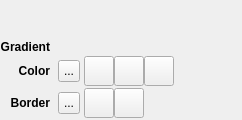
<?xml version="1.0" encoding="UTF-8"?>
<ui version="4.0">
 <class>ContextPaneWidgetRectangle</class>
 <widget class="QWidget" name="ContextPaneWidgetRectangle">
  <property name="geometry">
   <rect>
    <x>0</x>
    <y>0</y>
    <width>241</width>
    <height>120</height>
   </rect>
  </property>
  <property name="windowTitle">
   <string>Form</string>
  </property>
  <layout class="QGridLayout" name="gridLayout">
   <property name="leftMargin">
    <number>0</number>
   </property>
   <property name="topMargin">
    <number>2</number>
   </property>
   <property name="rightMargin">
    <number>2</number>
   </property>
   <property name="bottomMargin">
    <number>2</number>
   </property>
   <property name="horizontalSpacing">
    <number>4</number>
   </property>
   <property name="verticalSpacing">
    <number>2</number>
   </property>
   <item row="0" column="0">
    <widget class="QLabel" name="gradientLabel">
     <property name="font">
      <font>
       <weight>75</weight>
       <bold>true</bold>
      </font>
     </property>
     <property name="text">
      <string>Gradient</string>
     </property>
     <property name="alignment">
      <set>Qt::AlignBottom|Qt::AlignRight|Qt::AlignTrailing</set>
     </property>
    </widget>
   </item>
   <item row="0" column="1" colspan="5">
    <widget class="QmlEditorWidgets::GradientLine" name="gradientLine" native="true">
     <property name="minimumSize">
      <size>
       <width>160</width>
       <height>50</height>
      </size>
     </property>
     <property name="maximumSize">
      <size>
       <width>240</width>
       <height>16777215</height>
      </size>
     </property>
    </widget>
   </item>
   <item row="1" column="0">
    <widget class="QLabel" name="label_2">
     <property name="font">
      <font>
       <weight>75</weight>
       <bold>true</bold>
      </font>
     </property>
     <property name="text">
      <string>Color</string>
     </property>
     <property name="alignment">
      <set>Qt::AlignRight|Qt::AlignTrailing|Qt::AlignVCenter</set>
     </property>
    </widget>
   </item>
   <item row="1" column="2">
    <widget class="QmlEditorWidgets::ColorButton" name="colorColorButton">
     <property name="minimumSize">
      <size>
       <width>22</width>
       <height>22</height>
      </size>
     </property>
     <property name="maximumSize">
      <size>
       <width>22</width>
       <height>22</height>
      </size>
     </property>
     <property name="text">
      <string>...</string>
     </property>
     <property name="checkable">
      <bool>true</bool>
     </property>
    </widget>
   </item>
   <item row="1" column="3" colspan="2">
    <widget class="QWidget" name="widget_3" native="true">
     <layout class="QHBoxLayout" name="horizontalLayout">
      <property name="spacing">
       <number>0</number>
      </property>
      <property name="margin">
       <number>0</number>
      </property>
      <item>
       <widget class="QToolButton" name="colorSolid">
        <property name="minimumSize">
         <size>
          <width>30</width>
          <height>30</height>
         </size>
        </property>
        <property name="text">
         <string/>
        </property>
        <property name="icon">
         <iconset resource="resources.qrc">
          <normaloff>:/qmldesigner/images/icon_color_solid.png</normaloff>:/qmldesigner/images/icon_color_solid.png</iconset>
        </property>
        <property name="checkable">
         <bool>true</bool>
        </property>
        <property name="autoExclusive">
         <bool>true</bool>
        </property>
       </widget>
      </item>
      <item>
       <widget class="QToolButton" name="colorGradient">
        <property name="minimumSize">
         <size>
          <width>30</width>
          <height>30</height>
         </size>
        </property>
        <property name="text">
         <string/>
        </property>
        <property name="icon">
         <iconset resource="resources.qrc">
          <normaloff>:/qmldesigner/images/icon_color_gradient.png</normaloff>:/qmldesigner/images/icon_color_gradient.png</iconset>
        </property>
        <property name="checkable">
         <bool>true</bool>
        </property>
        <property name="autoExclusive">
         <bool>true</bool>
        </property>
       </widget>
      </item>
      <item>
       <widget class="QToolButton" name="colorNone">
        <property name="minimumSize">
         <size>
          <width>30</width>
          <height>30</height>
         </size>
        </property>
        <property name="text">
         <string/>
        </property>
        <property name="icon">
         <iconset resource="resources.qrc">
          <normaloff>:/qmldesigner/images/icon_color_none.png</normaloff>:/qmldesigner/images/icon_color_none.png</iconset>
        </property>
        <property name="checkable">
         <bool>true</bool>
        </property>
        <property name="autoExclusive">
         <bool>true</bool>
        </property>
       </widget>
      </item>
     </layout>
    </widget>
   </item>
   <item row="1" column="5">
    <spacer name="horizontalSpacer">
     <property name="orientation">
      <enum>Qt::Horizontal</enum>
     </property>
     <property name="sizeHint" stdset="0">
      <size>
       <width>9</width>
       <height>29</height>
      </size>
     </property>
    </spacer>
   </item>
   <item row="2" column="0">
    <widget class="QLabel" name="label_3">
     <property name="font">
      <font>
       <weight>75</weight>
       <bold>true</bold>
      </font>
     </property>
     <property name="text">
      <string>Border</string>
     </property>
     <property name="alignment">
      <set>Qt::AlignRight|Qt::AlignTrailing|Qt::AlignVCenter</set>
     </property>
    </widget>
   </item>
   <item row="2" column="2">
    <widget class="QmlEditorWidgets::ColorButton" name="borderColorButton">
     <property name="minimumSize">
      <size>
       <width>22</width>
       <height>22</height>
      </size>
     </property>
     <property name="maximumSize">
      <size>
       <width>22</width>
       <height>22</height>
      </size>
     </property>
     <property name="text">
      <string>...</string>
     </property>
     <property name="checkable">
      <bool>true</bool>
     </property>
    </widget>
   </item>
   <item row="2" column="3">
    <widget class="QWidget" name="widget_2" native="true">
     <layout class="QHBoxLayout" name="horizontalLayout_2">
      <property name="spacing">
       <number>0</number>
      </property>
      <property name="margin">
       <number>0</number>
      </property>
      <item>
       <widget class="QToolButton" name="borderSolid">
        <property name="minimumSize">
         <size>
          <width>30</width>
          <height>30</height>
         </size>
        </property>
        <property name="text">
         <string/>
        </property>
        <property name="icon">
         <iconset resource="resources.qrc">
          <normaloff>:/qmldesigner/images/icon_color_solid.png</normaloff>:/qmldesigner/images/icon_color_solid.png</iconset>
        </property>
        <property name="checkable">
         <bool>true</bool>
        </property>
        <property name="autoExclusive">
         <bool>true</bool>
        </property>
       </widget>
      </item>
      <item>
       <widget class="QToolButton" name="borderNone">
        <property name="minimumSize">
         <size>
          <width>30</width>
          <height>30</height>
         </size>
        </property>
        <property name="text">
         <string/>
        </property>
        <property name="icon">
         <iconset resource="resources.qrc">
          <normaloff>:/qmldesigner/images/icon_color_none.png</normaloff>:/qmldesigner/images/icon_color_none.png</iconset>
        </property>
        <property name="checkable">
         <bool>true</bool>
        </property>
        <property name="autoExclusive">
         <bool>true</bool>
        </property>
       </widget>
      </item>
     </layout>
    </widget>
   </item>
  </layout>
 </widget>
 <customwidgets>
  <customwidget>
   <class>QmlEditorWidgets::ColorButton</class>
   <extends>QToolButton</extends>
   <header location="global">qmleditorwidgets/colorbutton.h</header>
  </customwidget>
  <customwidget>
   <class>QmlEditorWidgets::GradientLine</class>
   <extends>QWidget</extends>
   <header location="global">qmleditorwidgets/gradientline.h</header>
   <container>1</container>
  </customwidget>
 </customwidgets>
 <resources>
  <include location="resources.qrc"/>
 </resources>
 <connections/>
</ui>
